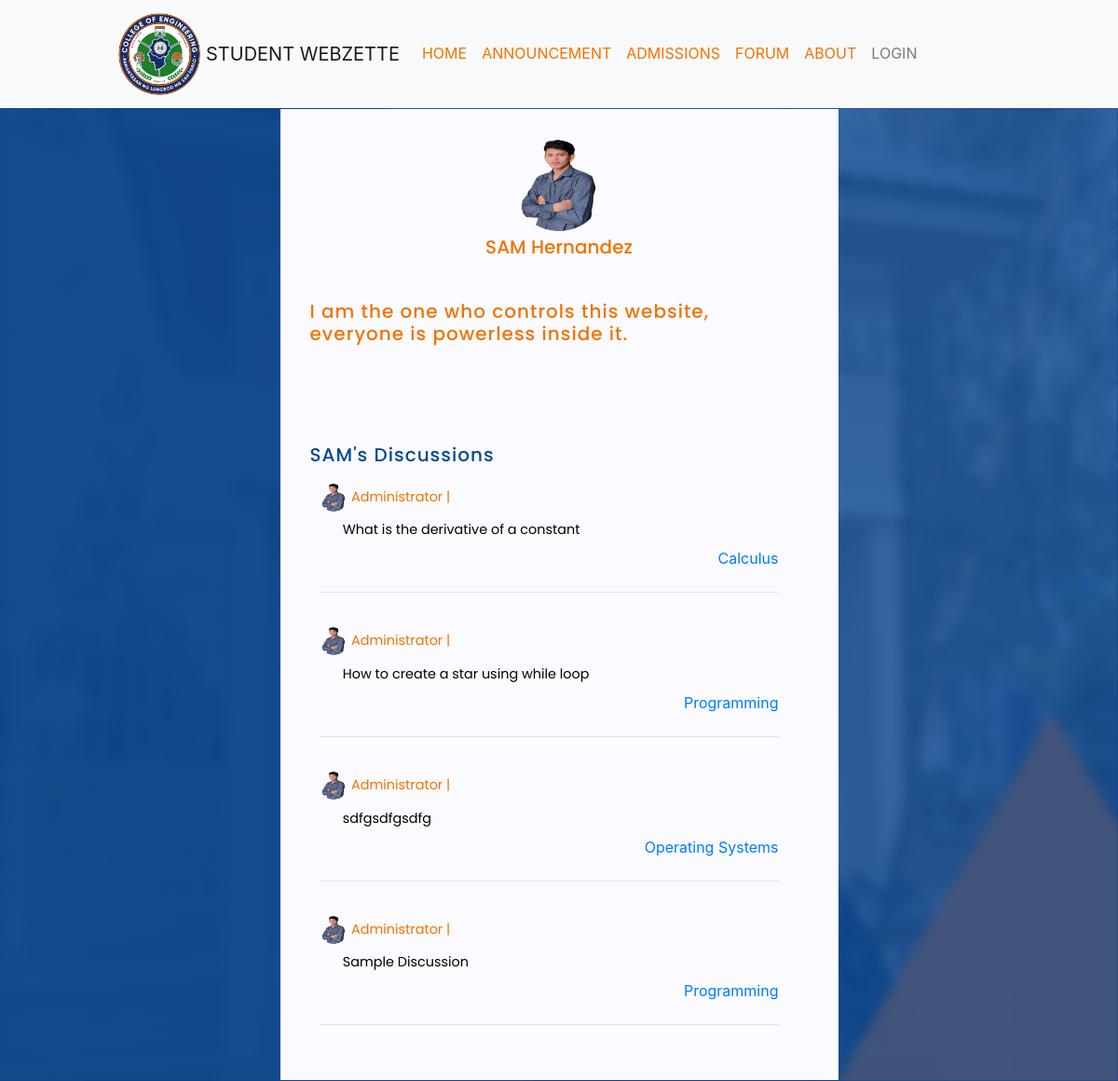
The app's page /profile/1 with its own data.
### base/models.py (models this page shows, shortened)
class User(AbstractUser):
    name = models.CharField(max_length=200, null = True)
    email = models.EmailField( unique= True, null=True)
    bio = models.TextField(null=True)
    student_number = models.CharField(max_length=10,null=True)
    avatar = models.ImageField(null = True, default="default-dp.jpg", upload_to="user/")
    USERNAME_FIELD = 'email'
    REQUIRED_FIELDS = []

class Room(models.Model):
    host =  models.ForeignKey(User, on_delete = models.SET_NULL, null=True)
    topic = models.ForeignKey(Topic, on_delete = models.SET_NULL, null=True) #this is the syntax we used to connect two different things
    name = models.TextField(max_length=200, null=True)
    description = RichTextField(blank = True, null=True)
    participants = models.ManyToManyField(User, related_name = 'participants', blank=True)
    updated = models.DateTimeField(auto_now = True)  #when did you update this
    created = models.DateTimeField(auto_now_add=True) #when did we create the room
    class Meta:
        ordering = ['-updated', '-created']     #to sort the things out so that the newest is always in the top

class Topic(models.Model):
    name = models.CharField(max_length=200)

### base/views.py (the view)
# urls.py: path('profile/<str:pk>', views.userProfile, name = "user-profile"),
def userProfile(request,pk):
    profile = User.objects.all()
    user = User.objects.get(id=pk)
    room = user.room_set.all()
    context = {'user': user, 'room': room, 'profile': profile}
    return render(request, 'base/user-profile.html', context)

### base/templates/base/user-profile.html (shortened to what this page needs)
{% extends 'main.html' %}
{% block content  %}
<div class="bluee">
    <div class="column-1">
        <div class="profile-header">
            <img class="dp-xl" src="{{user.avatar.url}}" alt="Profile picture">
            <h1 class="profile-name text-profile darkblue">
                <span>{{user.first_name}}</span>
                <span>{{user.last_name}}</span>
            </h1>
            <h3 class="profile-name text-profile">{{user.bio}}</h3>
            <hr class="hr-xl">
        </div>
        <div class="profile-discussion discussion-profile">
            <h3>{{user.first_name}}'s Discussions</h3>
            {% for room in room %}
            <div class="forum-rooms blue-forum">
                <div class="forum-username">
                    <img src="{{room.host.avatar.url}}" alt="" class="dp">
                    <a href="{% url 'user-profile' room.host.id %}" class="room-host orange">{{room.host.username}} |
                    </a>
                </div>
                <div class="forum-room-name">
                    <a class="room-title forum-font orange" href="{%url 'room' room.id%}">
                        {{room.name}}
                    </a>
                </div>
                <div class="forum-room-topic">
                    <a class="room-topic" href="#" aria-disabled="true">{{room.topic.name}}</a>
                </div>
                <hr>
            </div>
            {% endfor %}
        </div>
    </div>
</div>
{% endblock  %}

### static/styles/main.css (style rules this page uses)
html { scroll-behavior: smooth; }
:root { --lm-light-color: #fbfafe; --lm-dark-color: #054a91; --lm-accent-color: #f17300; --ff-body: 'Roboto Slab', serif; --ff-title: 'Roboto Condensed', sans-serif; --ff-subtitle: 'Poppins', sans-serif; --fs-body: 1em; --fs-title: 2em; --fs-subtitle-1: 1.25em; --fs-subtitle-2: 1.1em; --fs-subtitle-3: 1em; --fs-subtitle-4: 0.95em; }
* { box-sizing: border-box; line-height: 1.6; padding: 0; margin: 0; }
.main-body { background-image: url('../images/bg-main.png'); background-repeat: no-repeat; background-attachment: fixed; background-size: 100% 100%; }
.orange { color: var(--lm-accent-color); }
.darkblue { color: var(--lm-dark-color); }

### static/styles/forum.css (style rules this page uses)
:root { --lm-light-color: #fbfafe; --lm-dark-color: #054a91; --lm-accent-color: #f17300; --ff-body: 'Roboto Slab', serif; --ff-title: 'Roboto Condensed', sans-serif; --ff-subtitle: 'Poppins', sans-serif; --fs-body: 2em; --fs-title: 3em; --fs-subtitle-1: 1.25em; --fs-subtitle-2: 2em; --fs-subtitle-3: 1.5em; --fs-subtitle-4: 1.1em; --fs-very-small: 0.9em }
* { box-sizing: border-box; margin: 0; padding: 0; }
h3 { letter-spacing: 1px; }
.darkblue { color: var(--lm-dark-color); }
::placeholder { color: white; }
.orange { color: var(--lm-accent-color); }
.dp { width: 30px; height: 30px; border-radius: 50%; }
.forum-rooms { background-color: var(--lm-light-color); padding: 2%; }
.forum-room-topic { align-self: flex-end; }
.forum-rooms { position: relative; display: flex; flex-direction: column; gap: 0.4em; }
.room-title { margin-left: 5%; }
.forum-username { color: var(--lm-light-color); font-family: var(--ff-subtitle); font-size: var(--fs-very-small); }

### static/styles/forum-navbar.css (style rules this page uses)
html { scroll-behavior: smooth; }
:root { --lm-light-color: #fbfafe; --lm-dark-color: #054a91; --lm-accent-color: #f17300; --ff-body: 'Roboto Slab', serif; --ff-title: 'Roboto Condensed', sans-serif; --ff-subtitle: 'Poppins', sans-serif; --fs-body: 2em; --fs-title: 3em; --fs-subtitle-1: 1.25em; --fs-subtitle-2: 2em; --fs-subtitle-3: 1.5em; --fs-subtitle-4: 1.1em; --fs-very-small: 0.9em }
* { box-sizing: border-box; padding: 0; margin: 0; }
.darkblue { color: var(--lm-dark-color); }
.orange { color: var(--lm-accent-color); }

### static/styles/announcement.css (style rules this page uses)
html { scroll-behavior: smooth; }
:root { --lm-light-color: #fbfafe; --lm-dark-color: #054a91; --lm-accent-color: #f17300; --ff-body: 'Roboto Slab', serif; --ff-title: 'Roboto Condensed', sans-serif; --ff-subtitle: 'Poppins', sans-serif; --fs-body: 2em; --fs-title: 3em; --fs-subtitle-1: 1.25em; --fs-subtitle-2: 2em; --fs-subtitle-3: 1em; --fs-subtitle-4: 1.1em; }
* { box-sizing: border-box; line-height: 1.6; padding: 0; margin: 0; }
.darkblue { color: var(--lm-dark-color); }

### static/styles/admissions.css (style rules this page uses)
html { scroll-behavior: smooth; }
:root { --lm-light-color: #fbfafe; --lm-dark-color: #054a91; --lm-accent-color: #f17300; --ff-body: 'Roboto Slab', serif; --ff-title: 'Roboto Condensed', sans-serif; --ff-subtitle: 'Poppins', sans-serif; --fs-body: 2em; --fs-title: 3em; --fs-subtitle-1: 1.25em; --fs-subtitle-2: 2em; --fs-subtitle-3: 1.5em; --fs-subtitle-4: 1.1em; --fs-very-small: 0.9em }
* { box-sizing: border-box; line-height: 1.6; padding: 0; margin: 0; }
.darkblue { color: var(--lm-dark-color); }
.orange { color: var(--lm-accent-color); }

### static/styles/about.css (style rules this page uses)
html { scroll-behavior: smooth; }
:root { --lm-light-color: #fbfafe; --lm-dark-color: #054a91; --lm-accent-color: #f17300; --ff-body: 'Roboto Slab', serif; --ff-title: 'Roboto Condensed', sans-serif; --ff-subtitle: 'Poppins', sans-serif; --fs-body: 2em; --fs-title: 3em; --fs-subtitle-1: 1.25em; --fs-subtitle-2: 2em; --fs-subtitle-3: 1.5em; --fs-subtitle-4: 1.1em; --fs-very-small: 0.9em }
* { box-sizing: border-box; line-height: 1.6; padding: 0; margin: 0; }

### static/styles/footer.css (style rules this page uses)
:root { --lm-light-color: #fbfafe; --lm-dark-color: #054a91; --lm-accent-color: #f17300; --ff-body: 'Roboto Slab', serif; --ff-title: 'Roboto Condensed', sans-serif; --ff-subtitle: 'Poppins', sans-serif; --fs-body: 2em; --fs-title: 3em; --fs-subtitle-1: 1.25em; --fs-subtitle-2: 2em; --fs-subtitle-3: 1.5em; --fs-subtitle-4: 1.1em; --fs-very-small: 0.9em }

### static/styles/room.css (style rules this page uses)
:root { --lm-light-color: #fbfafe; --lm-dark-color: #054a91; --lm-accent-color: #f17300; --ff-body: 'Roboto Slab', serif; --ff-title: 'Roboto Condensed', sans-serif; --ff-subtitle: 'Poppins', sans-serif; --fs-body: 2em; --fs-title: 3em; --fs-subtitle-1: 1.25em; --fs-subtitle-2: 2em; --fs-subtitle-3: 1.5em; --fs-subtitle-4: 1.1em; --fs-very-small: 0.9em }
* { box-sizing: border-box; padding: 0; margin: 0; }
.room-topic { pointer-events: none; }

### records on screen
User: avatar (picture), first_name "SAM", last_name "Hernandez", bio "I am the one who controls this website, everyone is powerless inside it."
Room: host.avatar (picture), host.username "Administrator", name "What is the derivative of a constant", topic.name "Calculus"
Room: host.avatar (picture), host.username "Administrator", name "How to create a star using while loop", topic.name "Programming"
Room: host.avatar (picture), host.username "Administrator", name "sdfgsdfgsdfg", topic.name "Operating Systems"
Room: host.avatar (picture), host.username "Administrator", name "Sample Discussion", topic.name "Programming"
